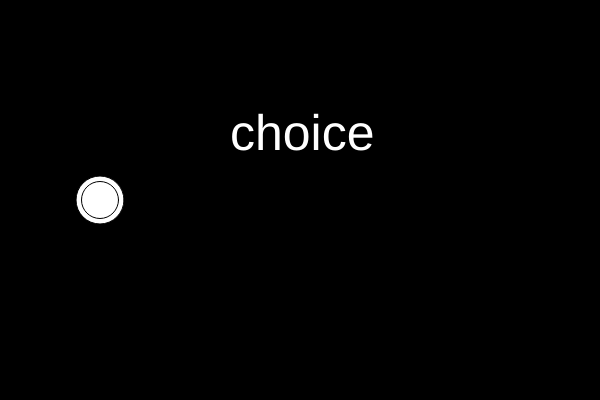
Frame 1 (no input)
Frame 60 (no input): identical to frame 1, image omitted
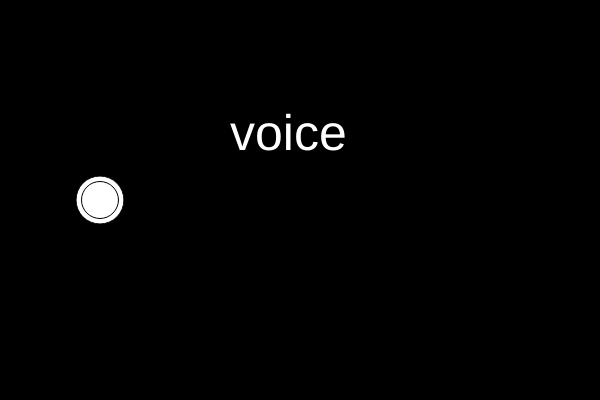
Frame 120 (the mouse pressed at the canvas centre since frame 60)

The p5.js sketch that drew these frames (run headless with seeded random() and noise() and a simulated clock; from frame 60 on, the mouse is pressed at the canvas centre):

// p5.js sketch
// ── sketch.js
var numbers = [15, 22, 48, 37];
var habits = ["choice", "voice", "hustle", "grit", 
"growth", "optimism", 
"consideration","bad and Boujie"];

var j = 0;
function setup(){
    createCanvas(600,400);
}

function draw(){
    background(0);
    
    for(var i = 0; i < 4; i++){
        ellipse(100,200,numbers[i], numbers[i]
        );
      }
   
       fill(255);
       textSize(50);
       text(habits[j], 230, 150);
}

function mousePressed(){
    j++;
    if(j==habits.length){
        j=0;
    }
}
